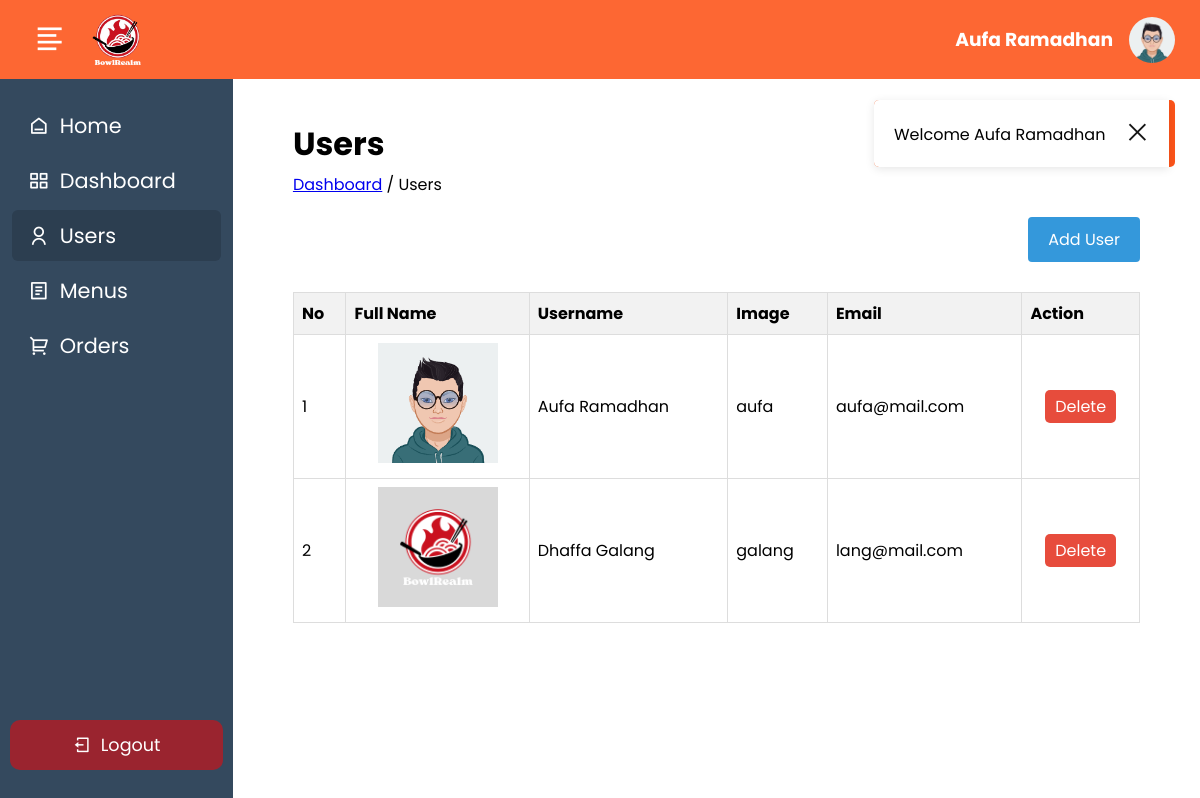
Screenshot of /__backend/index.php?page=user (signed in) with the database file from the repository.
### tables this page shows
CREATE TABLE `user` (
  `user_id` int NOT NULL,
  `user_img` longtext NOT NULL,
  `user_name` varchar(255) NOT NULL,
  `username` varchar(255) NOT NULL,
  `user_email` varchar(255) NOT NULL,
  `password` varchar(255) NOT NULL,
  `role_id` int NOT NULL
);

### function.php (called while the page is built, shortened)
<?php
function base_url($path = '')
{
    return BASE_URL . $path;
}
function koneksi()
{
    return mysqli_connect("localhost", "root", "", "pw2024_tubes_233040028");
}
function query($query)
{
    $conn = koneksi();
    $result = mysqli_query($conn, $query);
    mysqli_fetch_array($result);
    return $result;
}

### __backend/users/users.php (the view, shortened to what this page needs)
<?php
$users = query("SELECT * FROM user");
?>
<div class="page">
    <a href="index.php?page=index">Dashboard</a> / Users
</div>
<div class="add-data">
    <a href="index.php?page=add_user">Add User</a>
</div>
<table class="table">
    <thead>
        <tr>
            <th>No</th>
            <th>Full Name</th>
            <th>Username</th>
            <th>Image</th>
            <th>Email</th>
            <th>Action</th>
        </tr>
    </thead>
    <tbody>
        <?php
        $id = 1;
        foreach ($users as $user) :
        ?>
            <tr>
                <td><?= $id++ ?></td>
                <td align="center">
                    <img src="<?= base_url("assets/upload/$user[user_img]") ?>" width="120" height="120">
                </td>
                <td><?= $user['user_name'] ?></td>
                <td><?= $user['username'] ?></td>
                <td><?= $user['user_email'] ?></td>
                <td align="center">
                    <a class="btn-small btn-danger" href="index.php?page=users&user_id=<?= $user['user_id'] ?>">Delete</a>
                </td>
            </tr>
        <?php endforeach ?>
    </tbody>
</table>

### __backend/assets/style.css (style rules this page uses)
:root { --primary-100-color: #ffece6; --primary-200-color: #fed9cc; --primary-800-color: #fd6733; --primary-900-color: #fc541a; --secondary-100-color: #fc4100; --black-100-color: #151515; }
* { margin: 0; padding: 0; box-sizing: border-box; }
body { font-family: "Poppins", sans-serif; height: 100vh; overflow-y: hidden; }
table { width: 100%; border-collapse: collapse; margin-top: 20px; }
table tr th, table tr td { border: 1px solid #ddd; padding: 8px; }
table tr th { background-color: #f2f2f2; text-align: left; }
.btn-small { padding: 5px 10px; color: #fff; border-radius: 5px; text-decoration: none; }
.btn-danger { background-color: #e74c3c; }
.add-data { display: flex; justify-content: end; margin-top: 20px; }
.add-data a { background-color: #3498db; color: #fff; border-radius: 4px; padding: 10px 20px; text-decoration: none; margin-bottom: 10px; }

### rows the page displays
user: user_img (picture), user_name "Aufa Ramadhan", username "aufa", user_email "aufa@mail.com"
user: user_img (picture), user_name "Dhaffa Galang", username "galang", user_email "lang@mail.com"

### other values shown
$_SESSION['fullname'] "Aufa Ramadhan"
$title "Users"
$_SESSION['message'] "Welcome Aufa Ramadhan"
